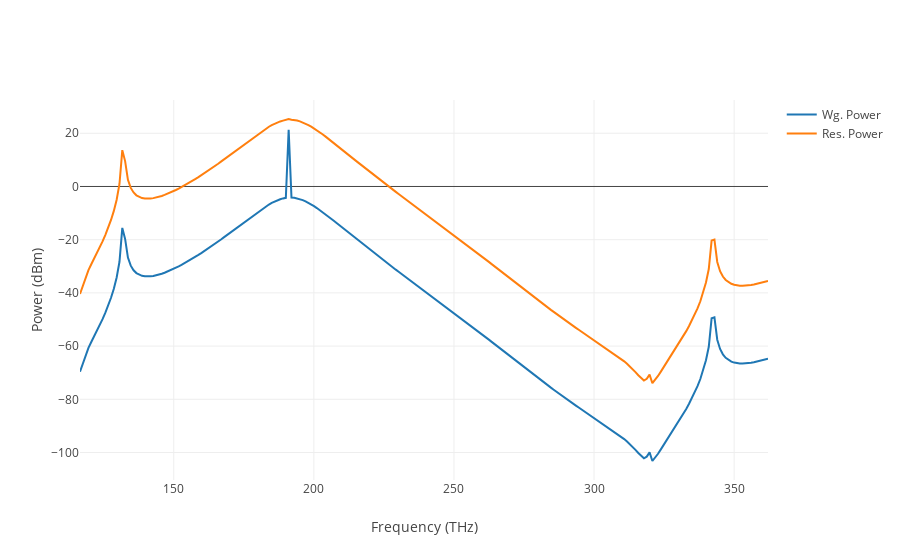

This figure's notebook cell:
### Markdown cell above
The different methods can be called with the loaded pickled solver

### Code cell
figly = oldSolver.PlotCombSpectra(692)

### Figure 1 — Plotly figure (JSON) as saved in the notebook; plotly's stock layout.template omitted (floating-point values rounded to 4 significant figures; data arrays with more than 128 entries replaced by an {"elided": "..."} marker saying what was removed)
{"data": [{"mode": "lines", "name": "Wg. Power", "type": "scatter", "uid": "de34606e-e909-11e8-a35e-acde48001122", "x": {"elided": "245 float values"}, "y": {"elided": "245 float values"}}, {"mode": "lines", "name": "Res. Power", "type": "scatter", "uid": "de35fdca-e909-11e8-b8b4-acde48001122", "x": {"elided": "245 float values"}, "y": {"elided": "245 float values"}}], "layout": {"autosize": true, "xaxis": {"autorange": true, "range": [116.5, 362.1], "title": "Frequency (THz)", "type": "linear"}, "yaxis": {"autorange": true, "range": [-110.3, 32.51], "title": "Power (dBm)", "type": "linear"}}}
